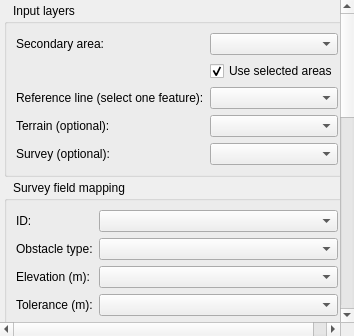
<?xml version="1.0" encoding="UTF-8"?>
<ui version="4.0">
 <class>QPANSOPYSecondaryAreaAssessmentDockWidget</class>
 <widget class="QDockWidget" name="QPANSOPYSecondaryAreaAssessmentDockWidget">
  <property name="minimumSize"><size><width>340</width><height>260</height></size></property>
  <property name="windowTitle"><string>Straight Secondary Area Obstacle Assessment</string></property>
  <widget class="QWidget" name="dockWidgetContents">
   <layout class="QVBoxLayout" name="verticalLayout">
    <property name="spacing"><number>0</number></property>
    <property name="margin"><number>0</number></property>
    <item>
     <widget class="QScrollArea" name="scrollArea">
      <property name="frameShape"><enum>QFrame::NoFrame</enum></property>
      <property name="widgetResizable"><bool>true</bool></property>
      <property name="horizontalScrollBarPolicy"><enum>Qt::ScrollBarAsNeeded</enum></property>
      <property name="verticalScrollBarPolicy"><enum>Qt::ScrollBarAsNeeded</enum></property>
      <widget class="QWidget" name="scrollAreaWidgetContents">
       <layout class="QVBoxLayout" name="scrollLayout">
        <property name="spacing"><number>4</number></property>
        <property name="margin"><number>4</number></property>
        <item>
     <widget class="QGroupBox" name="inputGroup">
      <property name="title"><string>Input layers</string></property>
      <property name="flat"><bool>true</bool></property>
      <property name="alignment"><set>Qt::AlignLeading|Qt::AlignLeft|Qt::AlignVCenter</set></property>
      <property name="styleSheet"><string notr="true">QGroupBox::title { subcontrol-origin: margin; subcontrol-position: top left; left: 7px; font-weight: bold; }</string></property>
      <layout class="QFormLayout" name="inputFormLayout">
       <item row="0" column="0"><widget class="QLabel" name="areaLabel"><property name="text"><string>Secondary area:</string></property></widget></item>
       <item row="0" column="1"><widget class="QgsMapLayerComboBox" name="areaLayerComboBox"/></item>
       <item row="1" column="1"><widget class="QCheckBox" name="useSelectedAreaCheckBox"><property name="text"><string>Use selected areas</string></property><property name="checked"><bool>true</bool></property></widget></item>
       <item row="2" column="0"><widget class="QLabel" name="referenceLineLabel"><property name="text"><string>Reference line (select one feature):</string></property></widget></item>
       <item row="2" column="1"><widget class="QgsMapLayerComboBox" name="referenceLineComboBox"/></item>
       <item row="3" column="0"><widget class="QLabel" name="terrainLabel"><property name="text"><string>Terrain (optional):</string></property></widget></item>
       <item row="3" column="1"><widget class="QgsMapLayerComboBox" name="terrainLayerComboBox"/></item>
       <item row="4" column="0"><widget class="QLabel" name="obstacleLabel"><property name="text"><string>Survey (optional):</string></property></widget></item>
       <item row="4" column="1"><widget class="QgsMapLayerComboBox" name="obstacleLayerComboBox"/></item>
      </layout>
     </widget>
    </item>
    <item>
     <widget class="QgsCollapsibleGroupBoxBasic" name="fieldMappingGroup">
      <property name="title"><string>Survey field mapping</string></property>
      <property name="collapsed" stdset="0"><bool>false</bool></property>
      <property name="flat"><bool>true</bool></property>
      <property name="alignment"><set>Qt::AlignLeading|Qt::AlignLeft|Qt::AlignVCenter</set></property>
      <property name="styleSheet"><string notr="true">QGroupBox::title { subcontrol-origin: margin; subcontrol-position: top left; left: 7px; font-weight: bold; }</string></property>
      <layout class="QFormLayout" name="fieldFormLayout">
       <item row="0" column="0"><widget class="QLabel" name="idFieldLabel"><property name="text"><string>ID:</string></property></widget></item>
       <item row="0" column="1"><widget class="QComboBox" name="idFieldComboBox"/></item>
       <item row="1" column="0"><widget class="QLabel" name="typeFieldLabel"><property name="text"><string>Obstacle type:</string></property></widget></item>
       <item row="1" column="1"><widget class="QComboBox" name="typeFieldComboBox"/></item>
       <item row="2" column="0"><widget class="QLabel" name="elevationFieldLabel"><property name="text"><string>Elevation (m):</string></property></widget></item>
       <item row="2" column="1"><widget class="QComboBox" name="elevationFieldComboBox"/></item>
       <item row="3" column="0"><widget class="QLabel" name="toleranceFieldLabel"><property name="text"><string>Tolerance (m):</string></property></widget></item>
       <item row="3" column="1"><widget class="QComboBox" name="toleranceFieldComboBox"/></item>
      </layout>
     </widget>
    </item>
    <item>
     <widget class="QGroupBox" name="paramsGroup">
      <property name="title"><string>Assessment parameters</string></property>
      <property name="flat"><bool>true</bool></property>
      <property name="alignment"><set>Qt::AlignLeading|Qt::AlignLeft|Qt::AlignVCenter</set></property>
      <property name="styleSheet"><string notr="true">QGroupBox::title { subcontrol-origin: margin; subcontrol-position: top left; left: 7px; font-weight: bold; }</string></property>
      <layout class="QFormLayout" name="paramsFormLayout">
       <item row="0" column="0"><widget class="QLabel" name="mocLabel"><property name="text"><string>Base MOC (m):</string></property></widget></item>
       <item row="0" column="1"><widget class="QDoubleSpinBox" name="mocDoubleSpinBox"><property name="decimals"><number>3</number></property><property name="maximum"><double>99999.000000000000000</double></property><property name="value"><double>75.000000000000000</double></property></widget></item>
       <item row="1" column="0"><widget class="QLabel" name="terrainToleranceLabel"><property name="text"><string>Terrain tolerance (m):</string></property></widget></item>
       <item row="1" column="1"><widget class="QDoubleSpinBox" name="terrainToleranceDoubleSpinBox"><property name="decimals"><number>3</number></property><property name="maximum"><double>99999.000000000000000</double></property><property name="value"><double>50.000000000000000</double></property></widget></item>
       <item row="2" column="0"><widget class="QCheckBox" name="overrideToleranceCheckBox"><property name="text"><string>Override survey obstacle tolerance</string></property></widget></item>
       <item row="2" column="1"><widget class="QDoubleSpinBox" name="overrideToleranceDoubleSpinBox"><property name="decimals"><number>3</number></property><property name="maximum"><double>99999.000000000000000</double></property></widget></item>
       <item row="3" column="0"><widget class="QLabel" name="ocaRoundingLabel"><property name="text"><string>OCA publication increment (ft):</string></property></widget></item>
       <item row="3" column="1">
        <widget class="QComboBox" name="ocaRoundingComboBox">
         <property name="currentIndex"><number>3</number></property>
         <item><property name="text"><string>1</string></property></item>
         <item><property name="text"><string>5</string></property></item>
         <item><property name="text"><string>10</string></property></item>
         <item><property name="text"><string>100</string></property></item>
        </widget>
       </item>
      </layout>
     </widget>
    </item>
    <item>
     <widget class="QGroupBox" name="outputGroup">
      <property name="title"><string>Output</string></property>
      <layout class="QVBoxLayout" name="outputLayout">
       <item><widget class="QLabel" name="outputDescriptionLabel"><property name="text"><string>The control obstacle layer will be added to the project.</string></property><property name="wordWrap"><bool>true</bool></property></widget></item>
       <item><widget class="QCheckBox" name="loadAllPointsCheckBox"><property name="text"><string>Load all analyzed points</string></property><property name="checked"><bool>false</bool></property></widget></item>
       <item><widget class="QCheckBox" name="loadExteriorLinesCheckBox"><property name="text"><string>Load generated exterior reference lines</string></property><property name="checked"><bool>false</bool></property></widget></item>
      </layout>
     </widget>
    </item>
    <item>
     <widget class="QGroupBox" name="actionGroup">
      <property name="title"><string>Action</string></property>
      <layout class="QVBoxLayout" name="actionLayout">
       <item><widget class="QPushButton" name="calculateButton"><property name="text"><string>Evaluate secondary area</string></property><property name="default"><bool>true</bool></property></widget></item>
      </layout>
     </widget>
    </item>
    <item>
     <widget class="QGroupBox" name="logGroup">
      <property name="title"><string>Log</string></property>
      <layout class="QVBoxLayout" name="logLayout">
       <item><widget class="QTextEdit" name="logTextEdit"><property name="minimumHeight"><number>90</number></property><property name="readOnly"><bool>true</bool></property></widget></item>
      </layout>
     </widget>
    </item>
        <item><spacer name="verticalSpacer"><property name="orientation"><enum>Qt::Vertical</enum></property><property name="sizeHint" stdset="0"><size><width>20</width><height>20</height></size></property></spacer></item>
       </layout>
      </widget>
     </widget>
    </item>
   </layout>
  </widget>
 </widget>
 <customwidgets>
  <customwidget><class>QgsMapLayerComboBox</class><extends>QComboBox</extends><header>qgsmaplayercombobox.h</header></customwidget>
  <customwidget><class>QgsCollapsibleGroupBoxBasic</class><extends>QGroupBox</extends><header>qgis.gui</header><container>1</container></customwidget>
 </customwidgets>
 <resources/>
 <connections/>
</ui>
